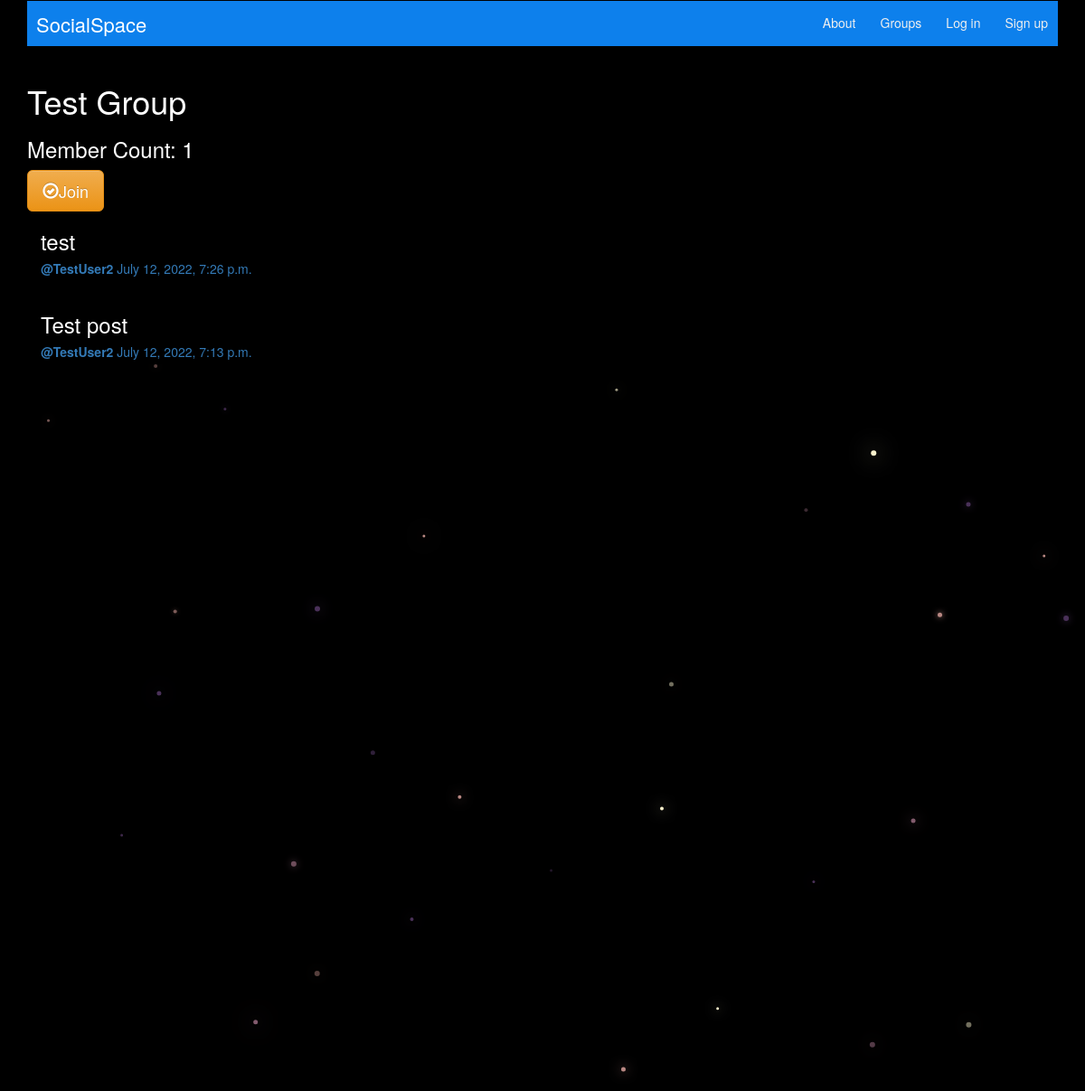
Before: /groups/posts/in/test-group/ with the older database file.
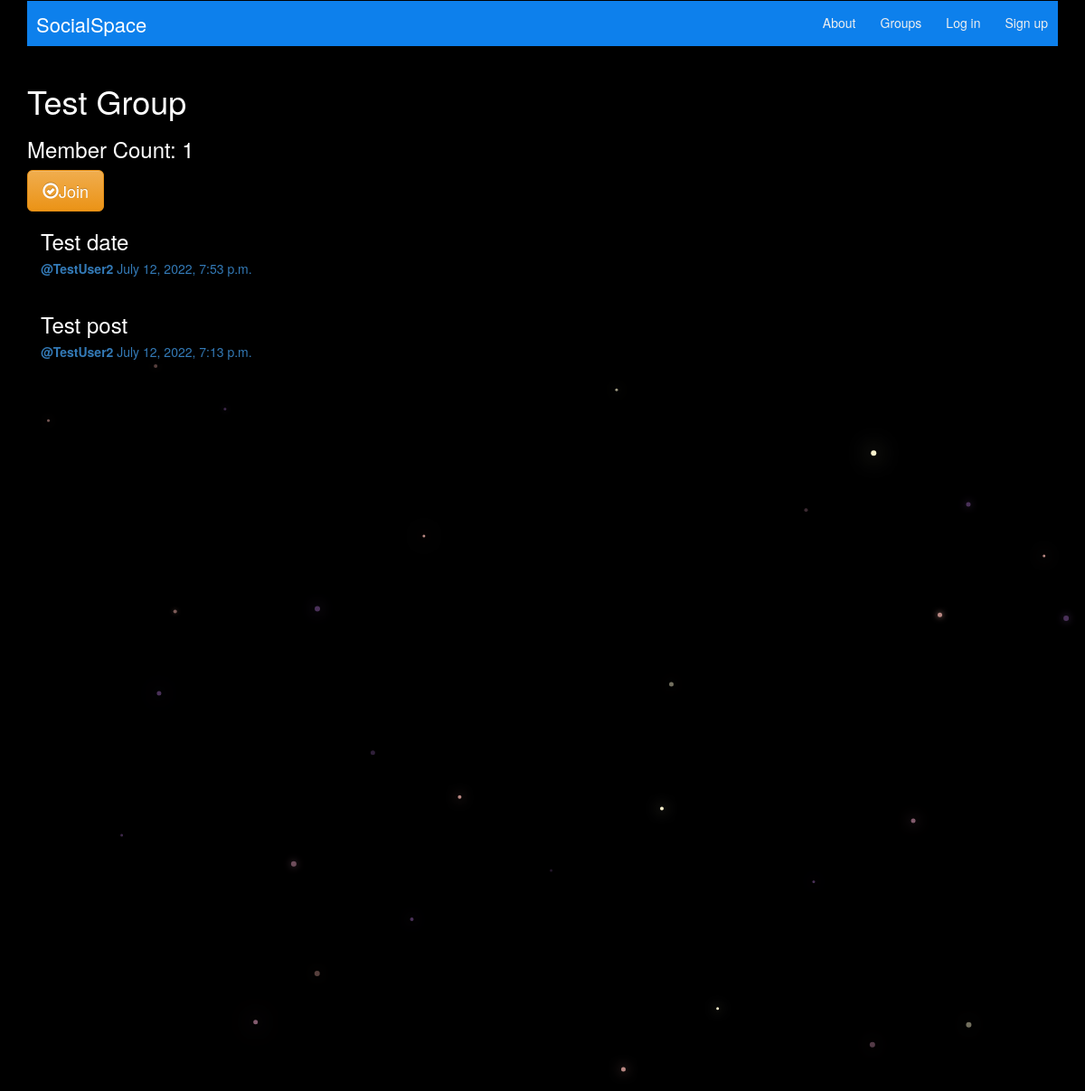
After: the same page with the newer database file.
### posts/models.py (models this page shows, shortened)
class Post(models.Model):
    user = models.ForeignKey(User, related_name="posts", on_delete=models.DO_NOTHING)
    created_at = models.DateTimeField(auto_now=True)
    message = models.TextField()
    message_html = models.TextField(editable=False)
    group = models.ForeignKey(Group, related_name="posts",null=True, blank=True, on_delete=models.DO_NOTHING)
    class Meta:
        ordering = ["-created_at"]
        unique_together = ["user", "message"]

### groups/views.py (the view)
# urls.py: url(r"^posts/in/(?P<slug>[-\w]+)/$", views.SingleGroup.as_view(), name = "single"),
class SingleGroup(generic.DetailView):
    model = Group

### groups/templates/groups/group_detail.html
{% extends "groups/group_base.html" %}
{% block pregroup %}
  <h1>{{ group.name }}</h1>
  <h3>Member Count: {{ group.members.count }}</h3>
  <div class="content">
    {% if user in group.members.all %}
      <a href="{% url 'groups:leave' slug=group.slug %}" class="btn btn-lg btn-fill btn-warning"><span class="glyphicon glyphicon-remove-circle"></span>Leave</a>
    {% else %}
    <a href="{% url 'groups:join' slug=group.slug %}" class="btn btn-lg btn-fill btn-warning"><span class="glyphicon glyphicon-ok-circle"></span>Join</a>
    {% endif %}
  </div>
{% endblock %}
{% block group_content %}
  <div class="col-md-8">
  	{% if group.posts.count == 0 %}
  	 <h2>No posts in this group yet!</h2>
  	{% else %}
  		{% for post in group.posts.all %}
  			{% include "posts/_post.html" %}
  		{% endfor %}
  	{% endif %}
  </div>
{% endblock %}

### posts/templates/posts/_post.html (shortened to what this page needs)
<div class="post media">
  <h3>{{ post.message_html|safe }}</h3>
  <div class="media-body">
    <h5 class="media-heading">
      <span class="username">
        <a href="{% url 'posts:for_user' username=post.user.username %}"><strong>@{{ post.user.username }}</strong></a>
      </span>
      <time class="time">
        <a href="{% url 'posts:single' username=post.user.username pk=post.pk %}">{{ post.created_at }}</a>
      </time>
    </h5>
  </div>
</div>

Changed rows visible on the page:
removed Post: message_html "test", user.username "TestUser2", created_at "July 12, 2022, 7:26 p.m."
added Post: message_html "Test date", user.username "TestUser2", created_at "July 12, 2022, 7:53 p.m."
